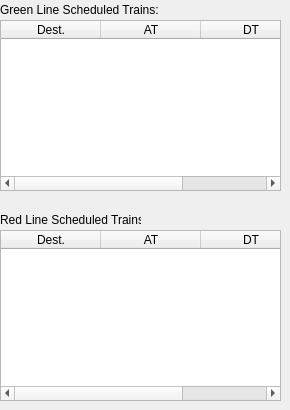
    <widget class="QWidget" name="scheduledPage">
     <widget class="QLabel" name="arrivalLabel_5">
      <property name="geometry">
       <rect>
        <x>0</x>
        <y>0</y>
        <width>161</width>
        <height>20</height>
       </rect>
      </property>
      <property name="text">
       <string>Green Line Scheduled Trains:</string>
      </property>
     </widget>
     <widget class="QLabel" name="arrivalLabel_6">
      <property name="geometry">
       <rect>
        <x>0</x>
        <y>210</y>
        <width>141</width>
        <height>20</height>
       </rect>
      </property>
      <property name="text">
       <string>Red Line Scheduled Trains:</string>
      </property>
     </widget>
     <widget class="QTableWidget" name="greenScheduledTrains">
      <property name="geometry">
       <rect>
        <x>0</x>
        <y>20</y>
        <width>281</width>
        <height>171</height>
       </rect>
      </property>
      <column>
       <property name="text">
        <string>Dest.</string>
       </property>
      </column>
      <column>
       <property name="text">
        <string>AT</string>
       </property>
      </column>
      <column>
       <property name="text">
        <string>DT</string>
       </property>
      </column>
     </widget>
     <widget class="QTableWidget" name="redScheduledTrains">
      <property name="geometry">
       <rect>
        <x>0</x>
        <y>230</y>
        <width>281</width>
        <height>171</height>
       </rect>
      </property>
      <column>
       <property name="text">
        <string>Dest.</string>
       </property>
      </column>
      <column>
       <property name="text">
        <string>AT</string>
       </property>
      </column>
      <column>
       <property name="text">
        <string>DT</string>
       </property>
      </column>
     </widget>
    </widget>
